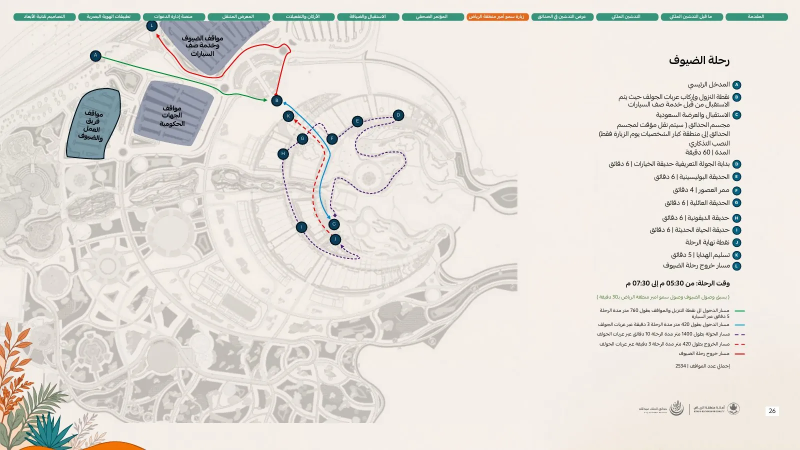
#> input picture site/kaga/assets/core/guests-masterplan-p026.webp, 1600 x 900 px, found by its file name (shown at 1/2 size)
$ python build-review-boards.py
#> lines starting #> are read from the running program, lines starting #| are printed output that depends on the picture
#!/usr/bin/env python3
"""Build deterministic KAGA Absolute Final review boards."""

from pathlib import Path

from PIL import Image, ImageDraw, ImageFont, ImageOps


ROOT = Path(__file__).resolve().parents[2]
REPORT = ROOT / "reports" / "kaga-absolute-final"
IVORY = "#f3ede5"
GREEN = "#0d5350"
GOLD = "#b99a5b"


def font(size: int, bold: bool = False):
    candidate = Path("/System/Library/Fonts/Supplemental/Arial Bold.ttf" if bold else "/System/Library/Fonts/Supplemental/Arial.ttf")
    return ImageFont.truetype(str(candidate), size=size) if candidate.exists() else ImageFont.load_default()


def fit(path: Path, size: tuple[int, int], focus=(0.5, 0.5)) -> Image.Image:
    return ImageOps.fit(Image.open(path).convert("RGB"), size, Image.Resampling.LANCZOS, centering=focus)


def heading(draw: ImageDraw.ImageDraw, text: str, y: int = 52):
    draw.text((110, y), text, fill=GREEN, font=font(48, True))
    draw.line((110, y + 72, 3730, y + 72), fill=GOLD, width=2)


def build_place_truth() -> None:
    canvas = Image.new("RGB", (3840, 2160), IVORY)
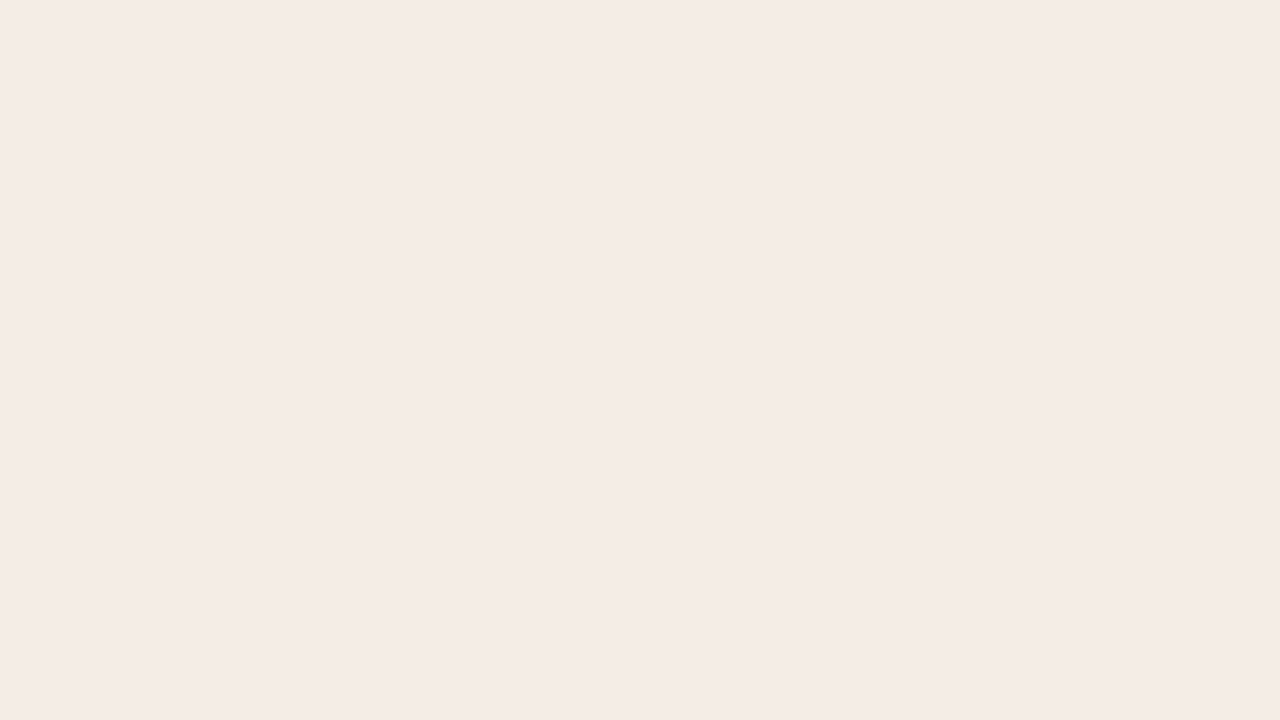
#> canvas: PIL image 3840x2160 RGB (shown at 1/3 size); mean R, G, B 243, 237, 229
    draw = ImageDraw.Draw(canvas)
    heading(draw, "KAGA FINAL — PLACE SOURCE TRUTH")
    panels = [
        (ROOT / "public/kaga/assets/core/guests-masterplan-p026.webp", "EVENT PROPOSAL — NAME / JOURNEY"),
        (REPORT / "09-final-place-truth-map.png", "RHINO — PHYSICAL TRUTH"),
        (ROOT / "reports/kaga-final-place-truth/02-disney-map-canonical-labels.png", "ILLUSTRATOR — VISUAL READING"),
        (REPORT / "10-final-garden-explorer.png", "KNOWLEDGE — EXPLICIT ENRICHMENT"),
    ]
    positions = [(110, 190), (1980, 190), (110, 1120), (1980, 1120)]
    for (path, title), (x, y) in zip(panels, positions):
        canvas.paste(fit(path, (1750, 790)), (x, y))
#> in fit, `return ImageOps.fit(Image.open(path).convert("RGB"), size, Image.Resam..`:
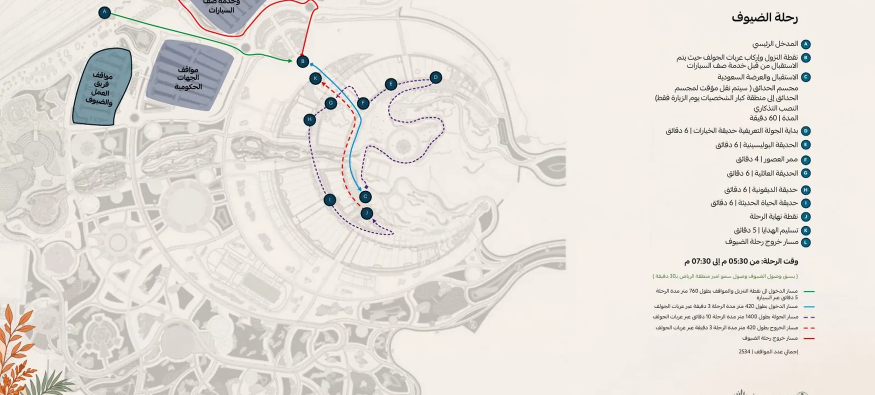
#> returned value: PIL image 1750x790 RGB (shown at 1/2 size); mean R, G, B 228.7, 223.7, 218.7
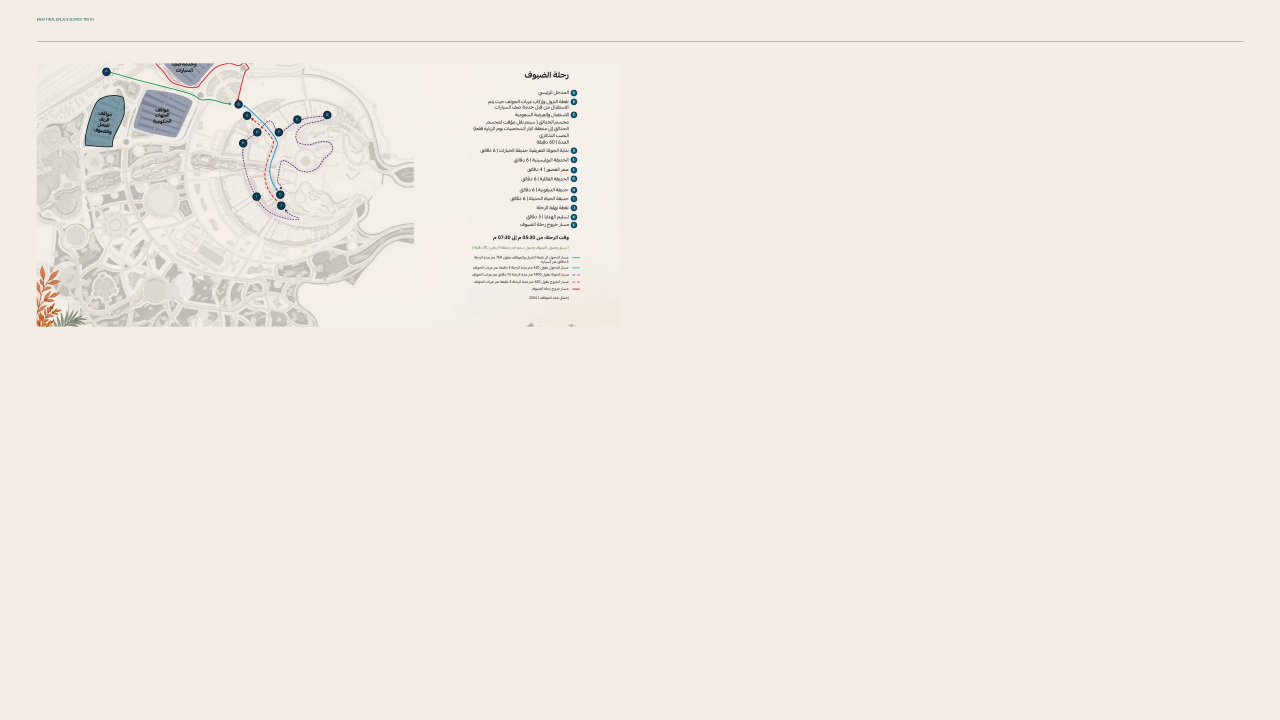
#> canvas: PIL image 3840x2160 RGB (shown at 1/3 size); mean R, G, B 240.6, 234.7, 227.2
        draw.text((x, y + 810), title, fill=GREEN, font=font(25, True))
#> pass 2 of the loop in build_place_truth, `for (path, title), (x, y) in zip(panels, positions):`:
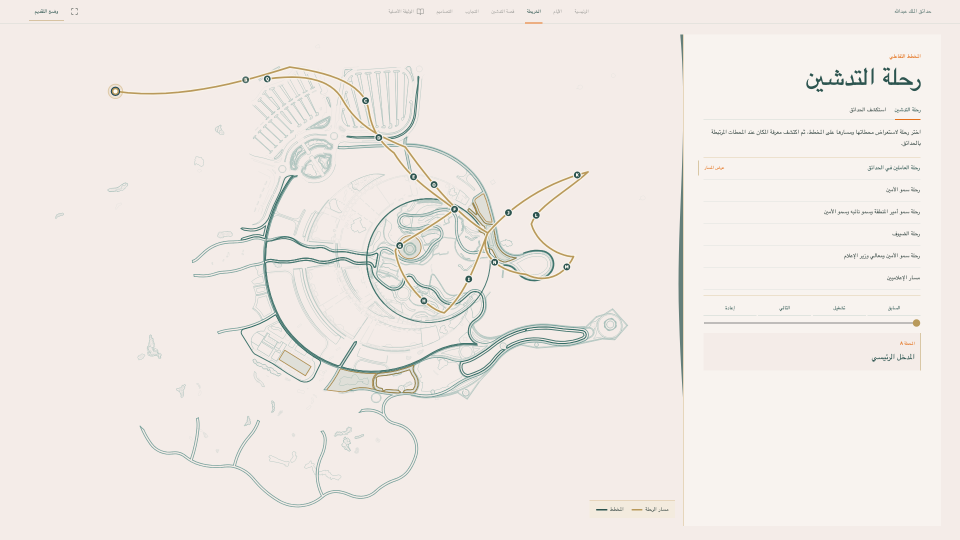
#> input picture reports/kaga-absolute-final/09-final-place-truth-map.png, 1920 x 1080 px (shown at 1/2 size)
#> in fit (call 2), `return ImageOps.fit(Image.open(path).convert("RGB"), size, Image.Resam..`:
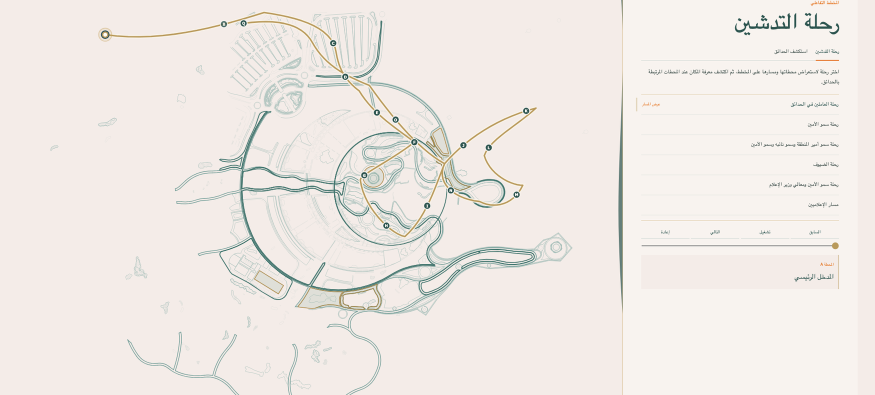
#> returned value: PIL image 1750x790 RGB (shown at 1/2 size); mean R, G, B 239.8, 234, 229.5
#> in build_place_truth, `canvas.paste(fit(path, (1750, 790)), (x, y))`:
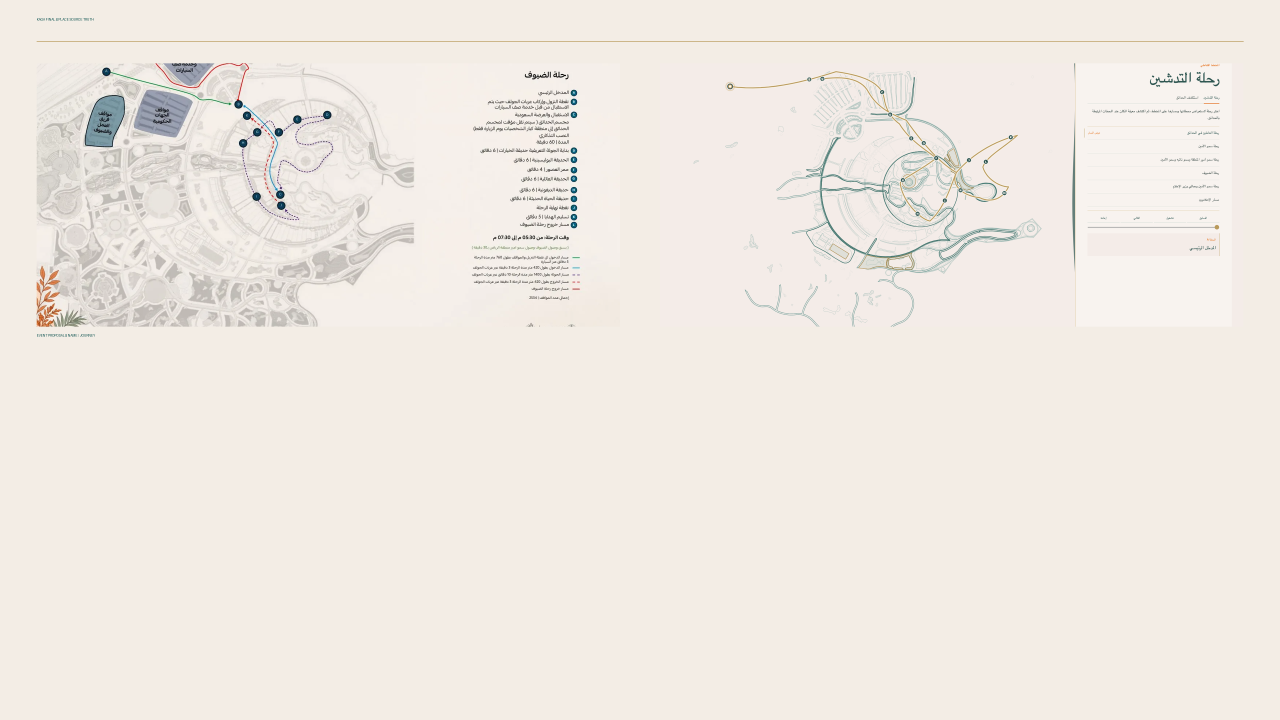
#> canvas: PIL image 3840x2160 RGB (shown at 1/3 size); mean R, G, B 240, 234.2, 227.2
    canvas.save(REPORT / "KAGA-FINAL-PLACE-SOURCE-TRUTH.png", quality=95)


def build_guest_truth() -> None:
    canvas = Image.new("RGB", (3840, 2160), IVORY)
    draw = ImageDraw.Draw(canvas)
    heading(draw, "KAGA FINAL — GUEST JOURNEY PAGE 26 TRUTH")
    canvas.paste(fit(ROOT / "public/kaga/assets/core/guests-masterplan-p026.webp", (1740, 1730)), (110, 190))
    canvas.paste(fit(REPORT / "03-final-guest-overview.png", (1740, 825)), (1990, 190))
    canvas.paste(fit(REPORT / "05-final-stop-C.png", (1740, 825)), (1990, 1095))
    draw.line((1920, 190, 1920, 1920), fill=GOLD, width=2)
    draw.text((110, 1975), "SOURCE PAGE 26 — A TO L / 05:30 PM TO 07:30 PM", fill=GREEN, font=font(25, True))
    draw.text((1990, 1975), "LIVE KAGA — SAME ROUTE / SAME STOP C / SAME 60 MINUTES", fill=GREEN, font=font(25, True))
    canvas.save(REPORT / "KAGA-FINAL-GUEST-PAGE26-TRUTH.png", quality=95)


def build_contact_sheet() -> None:
    paths = [REPORT / f"{index:02d}-{name}.png" for index, name in [
        (1, "final-opening-1920"), (2, "final-opening-2560"), (3, "final-guest-overview"),
        (4, "final-guest-playing"), (5, "final-stop-C"), (6, "final-map-experience"),
        (7, "final-xray"), (8, "final-return"), (9, "final-place-truth-map"),
        (10, "final-garden-explorer"), (11, "final-living-day-map"), (12, "final-global-director"),
        (13, "final-visual-museum"), (14, "final-presenter"),
    ]]
    canvas = Image.new("RGB", (3840, 2160), IVORY)
    draw = ImageDraw.Draw(canvas)
    heading(draw, "KAGA ABSOLUTE FINAL — COMPLETE EXPERIENCE")
    cell_w, cell_h = 880, 430
    for index, path in enumerate(paths):
        row, column = divmod(index, 4)
        x, y = 110 + column * 930, 170 + row * 500
        canvas.paste(fit(path, (cell_w, cell_h)), (x, y))
        draw.text((x, y + 440), path.stem, fill=GREEN, font=font(19, True))
    canvas.save(REPORT / "KAGA-ABSOLUTE-FINAL-CONTACT-SHEET.png", quality=95)


if __name__ == "__main__":
    REPORT.mkdir(parents=True, exist_ok=True)
#> (the run stopped early here; a loop or call above may not have finished)
